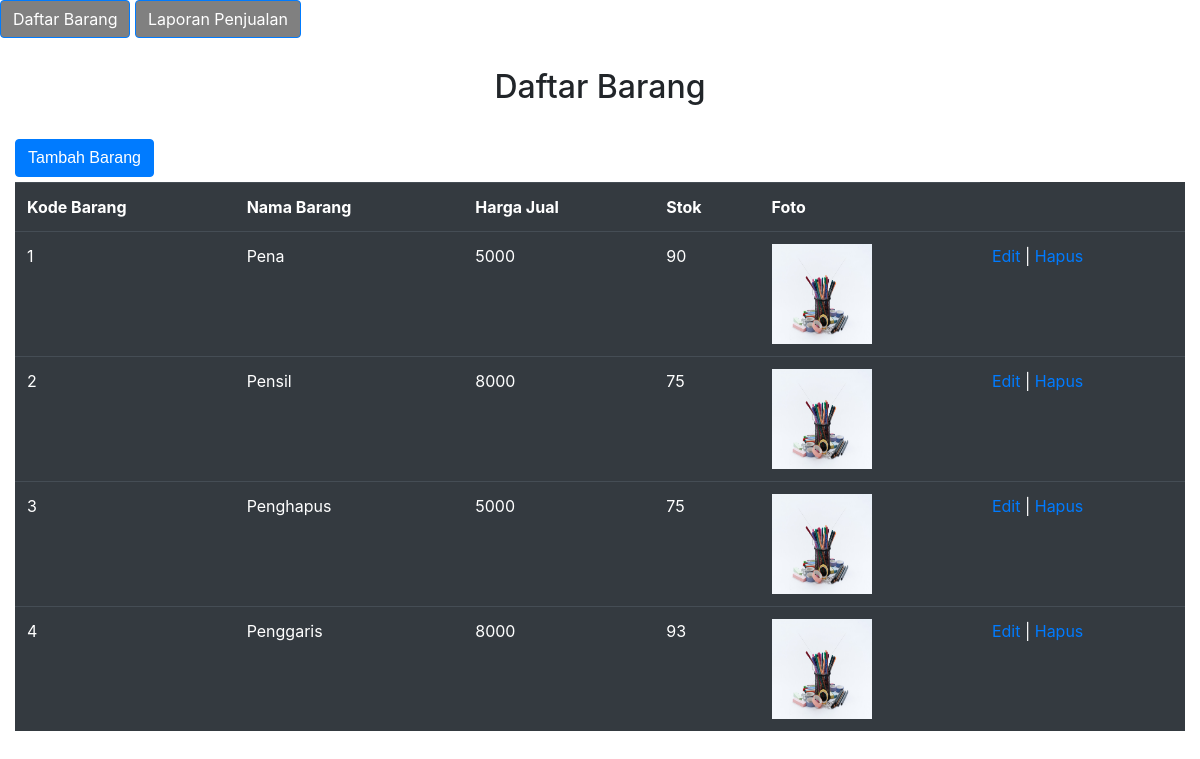
The page /website_penjualan/daftarBarang.php on the database its author committed.
### tables this page shows
CREATE TABLE `barang` (
  `id_barang` int NOT NULL,
  `nama` varchar(255) DEFAULT NULL,
  `harga` int DEFAULT NULL,
  `stok` int DEFAULT NULL,
  `foto` varchar(255) DEFAULT NULL,
  PRIMARY KEY (`id_barang`),
  UNIQUE KEY `nama` (`nama`)
);

### website_penjualan/daftarBarang.php (the view)
<?php
include 'connection.php';
$listBarang = $conn->query("SELECT * FROM barang");
include 'master.php';
?>
<div class="container">
    <div class="row">
        <div class="segment">
            <h1>Daftar Barang</h1>
        </div>
        <div class="col-lg-2">
            <a href="tambahBarang.php"><button type="button" class="btn btn-primary btn-lg">Tambah Barang</button></a>
        </div>
    </div>
    <div class="row">
        <div class="col-lg-12">
            <table class="table table-dark">
                <tr>
                    <th>Kode Barang</th>
                    <th>Nama Barang</th>
                    <th>Harga Jual</th>
                    <th>Stok</th>
                    <th>Foto</th>
                </tr>
                <?php
                foreach ($listBarang as $barang) {
                    echo "
                    <tr>
                        <td>$barang[id_barang]</td>
                        <td>$barang[nama]</td>
                        <td>$barang[harga]</td>
                        <td>$barang[stok]</td>
                        <td><img src='image/$barang[foto]' alt='gambar $barang[foto] tidak tersedia' width=100px height=100px></td>
                        <td>
                            <a href=\"editBarang.php?kode=$barang[id_barang]\">Edit</a> |
                            <a href=\"hapusBarang.php?kode=$barang[id_barang]\">Hapus</a>
                        </td>
                    </tr>
                ";
                }
                ?>
            </table>
        </div>
    </div>
</div>
<?php
include 'footer.php';
?>

### website_penjualan/master.php (shortened to what this page needs)
<!DOCTYPE html>
<html lang="en">
<head>
  <link rel="stylesheet" href="style.css">
</head>
<body>
  <a href="daftarBarang.php" class="btn btn-primary" style="background-color: grey;">Daftar Barang</a>
  <a href="daftarPenjualan.php" class="btn btn-primary" style="background-color: grey;">Laporan Penjualan</a>

### website_penjualan/footer.php
</body>
</html>

### website_penjualan/style.css (style rules this page uses)
.segment { text-align: center; margin: 25px auto; width: 300px; }
html { font-family: sans-serif; line-height: 1.15; -webkit-text-size-adjust: 100%; -webkit-tap-highlight-color: transparent }
body { margin: 0; font-family: -apple-system, BlinkMacSystemFont, "Segoe UI", Roboto, "Helvetica Neue", Arial, "Noto Sans", sans-serif, "Apple Color Emoji", "Segoe UI Emoji", "Segoe UI Symbol", "Noto Color Emoji"; font-size: 1rem; font-weight: 400; line-height: 1.5; color: #212529; text-align: left; background-color: #fff }
h1, h2, h3, h4, h5, h6 { margin-top: 0; margin-bottom: .5rem; font-weight: 500; line-height: 1.2 }
a { color: #007bff; text-decoration: none; background-color: transparent }
img { vertical-align: middle; border-style: none }
table { border-collapse: collapse }
th { text-align: inherit; text-align: -webkit-match-parent }
button { border-radius: 0 }
button, input { overflow: visible }
button, select { text-transform: none }
.container { width: 100%; padding-right: 15px; padding-left: 15px; margin-right: auto; margin-left: auto }
.row { display: -ms-flexbox; display: flex; -ms-flex-wrap: wrap; flex-wrap: wrap; margin-right: -15px; margin-left: -15px }
.col-lg-10, .col-lg-12, .col-lg-2 { position: relative; width: 100%; padding-right: 15px; padding-left: 15px }
.table { width: 100%; margin-bottom: 1rem; color: #212529 }
.table td, .table th { padding: .75rem; vertical-align: top; border-top: 1px solid #dee2e6 }
.table-dark, .table-dark>td, .table-dark>th { background-color: #c6c8ca }
.table-dark tbody+tbody, .table-dark td, .table-dark th, .table-dark thead th { border-color: #95999c }
.table-dark { color: #fff; background-color: #343a40 }
.table-dark td, .table-dark th, .table-dark thead th { border-color: #454d55 }
.btn { display: inline-block; font-weight: 400; color: #212529; text-align: center; vertical-align: middle; -webkit-user-select: none; -moz-user-select: none; -ms-user-select: none; user-select: none; background-color: transparent; border: 1px solid transparent; padding: .375rem .75rem; font-size: 1rem; line-height: 1.5; border-radius: .25rem; transition: color .15s ease-in-out, background-color .15s ease-in-out, border-color .15s ease-in-out, box-shadow .15s ease-in-out; margin-bottom: 5px }
.btn-primary { color: #fff; background-color: #007bff; border-color: #007bff }

### rows shown on the page
barang: id_barang "1", nama "Pena", harga "5000", stok "90", foto (picture)
barang: id_barang "2", nama "Pensil", harga "8000", stok "75", foto (picture)
barang: id_barang "3", nama "Penghapus", harga "5000", stok "75", foto (picture)
barang: id_barang "4", nama "Penggaris", harga "8000", stok "93", foto (picture)
